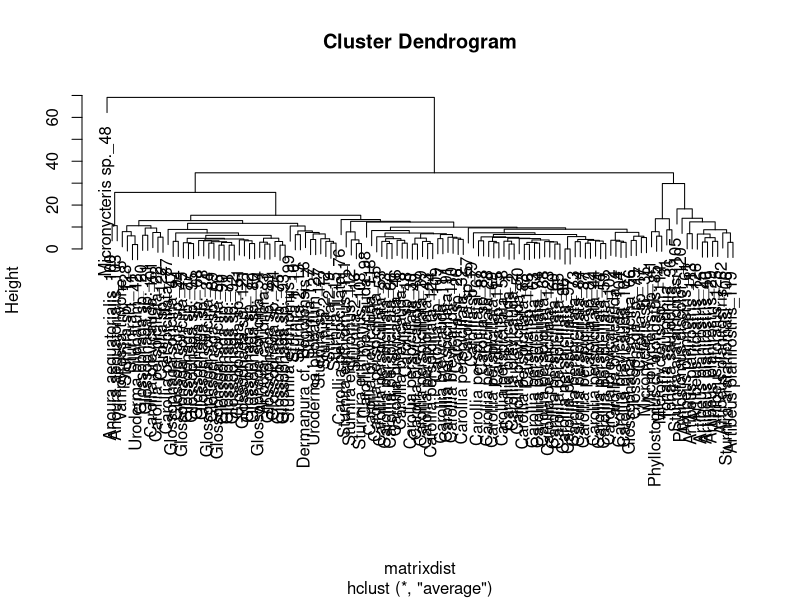
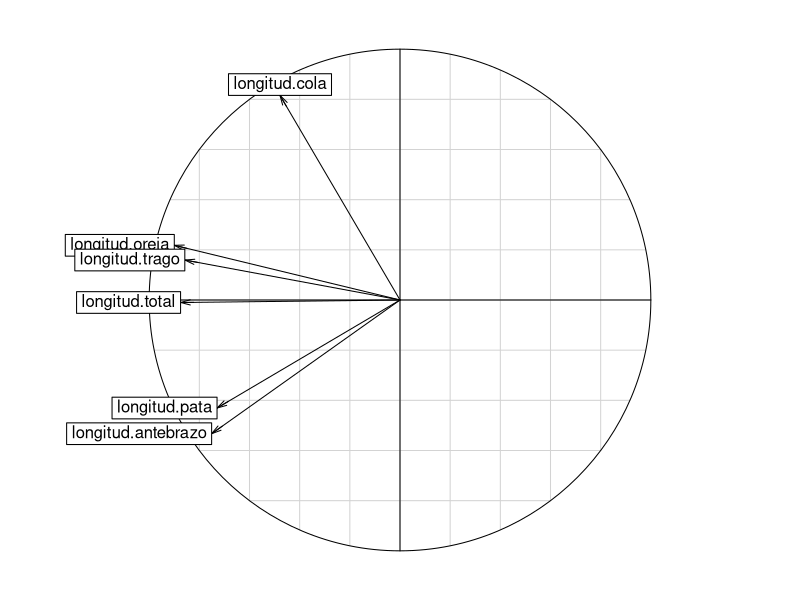
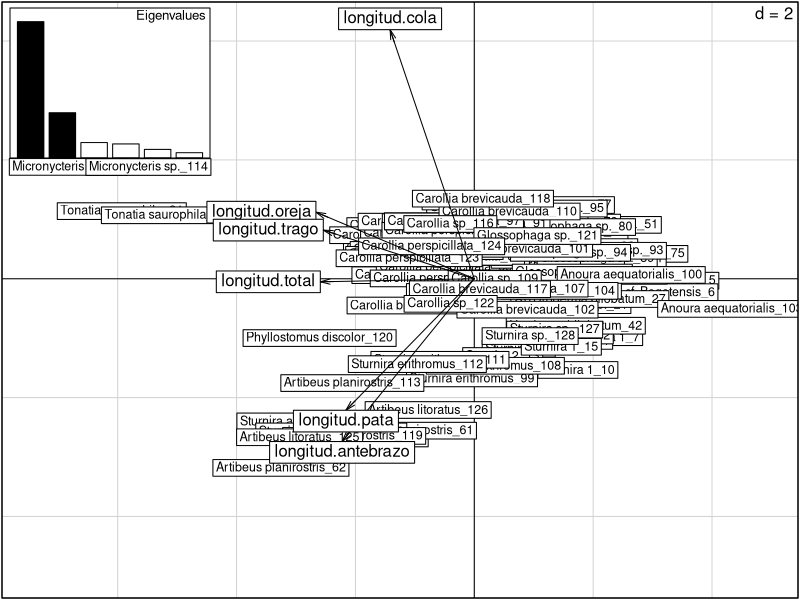

The R source for these figures, in order:
#Classification and ordination
bats<-read.delim("Murcis.txt")
bats<-bats[,c(1,10,13:18)] #We select the variables of interest

#To perform the classification I used functions of the package vegan 
library(vegan)
#Classification 
#The first step is to convert the data in a distance matrix
row.names(bats)<-paste(bats$Especie,1:128,sep = "_") #This is to name every row by its species and a serial number (in this case rows are individuals)
bats<-bats[,3:8]
bats<-na.omit(bats)#This omits the missing values
matrixdist<-vegdist(bats,method="euclidean",na.rm = TRUE) #The distance in this case is euclidean distance, because the data consist only in measures, if we had presence/absence data or richness we could use other distances (Jaccard or Bray-Curtis)
matrixdist
as.matrix(matrixdist) #The function vegdist makes a R object called "dist" but we apply this function to convert the object in a matrix 

#The classification used here is UPGMA (Unweighted pair-group method using arithmetic averages) which is a simple agglomerative (bottom-up) hierarchical clustering method. 

batupgma<-hclust(matrixdist,method = "average")
plot(batupgma)

#As we can see, individuals of the same species/family are closer, this makes sense as this tree classifies the individual based on their measurements and it's logical that individuals of the same species have more similar measurements 

#Ordination

#To perform the classification I used functions of the package ade4. The analysis is a Principal Components Analysis (PCA)
library(ade4)

pca<-dudi.pca(bats,center = TRUE,scale = TRUE,scannf = FALSE)
summary(pca) #This shows the main PCA information, such as the eigenvalues and the inertia in every axis
s.corcircle(pca$co) #Correlation circle, shows the relationships between variables
pca$co #Shows every component and its relationship to each variable, negative numbers imply negative correlations, the bigger the number, the strongest the correlation to that component, and means that that variable is an important source of variability in that system
biplot(pca)
